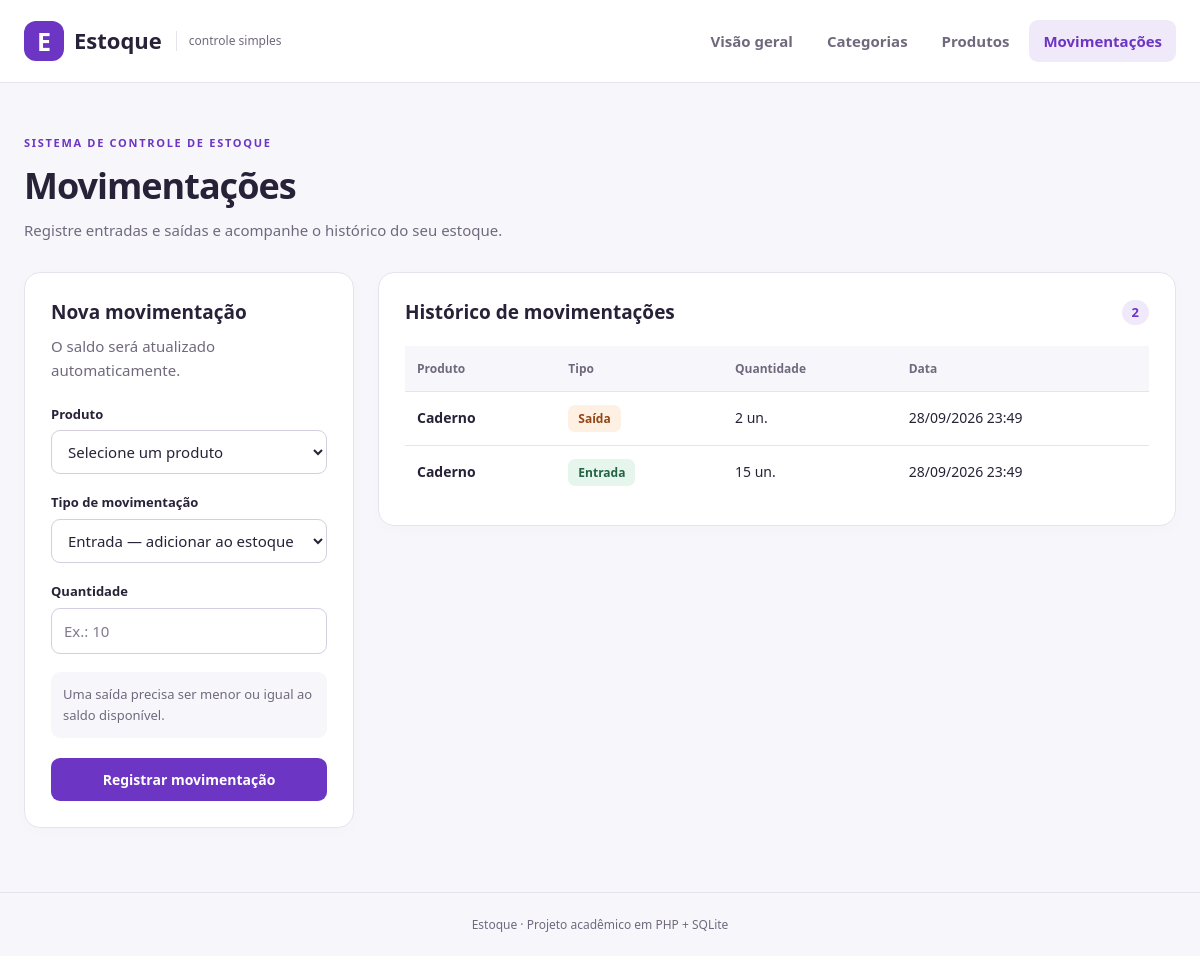
The page /movimentacoes.php on the database its author committed.
### tables this page shows
CREATE TABLE movimentacoes (
    id INTEGER PRIMARY KEY AUTOINCREMENT,
    produto_id INTEGER NOT NULL,
    tipo TEXT NOT NULL CHECK (tipo IN ('entrada', 'saida')),
    quantidade INTEGER NOT NULL
        CHECK (typeof(quantidade) = 'integer' AND quantidade > 0),
    data TEXT NOT NULL DEFAULT (datetime('now')),
    FOREIGN KEY (produto_id) REFERENCES produtos(id) ON DELETE RESTRICT
);

CREATE TABLE produtos (
    id INTEGER PRIMARY KEY AUTOINCREMENT,
    nome TEXT NOT NULL CHECK (length(trim(nome)) > 0),
    preco REAL NOT NULL CHECK (preco >= 0),
    quantidade INTEGER NOT NULL DEFAULT 0
        CHECK (typeof(quantidade) = 'integer' AND quantidade >= 0),
    categoria_id INTEGER NOT NULL,
    FOREIGN KEY (categoria_id) REFERENCES categorias(id) ON DELETE RESTRICT
);

### movimentacoes.php (the view, shortened to what this page needs)
<?php
require __DIR__ . '/banco.php';
$valores = ['produto_id' => '', 'tipo' => 'entrada', 'quantidade' => ''];
$produtos = $pdo->query('SELECT id, nome, quantidade FROM produtos ORDER BY nome, id')->fetchAll();
$movimentacoes = $pdo->query('SELECT m.*, p.nome AS produto FROM movimentacoes m JOIN produtos p ON p.id = m.produto_id ORDER BY m.data DESC, m.id DESC')->fetchAll();
cabecalho('Movimentações', 'Registre entradas e saídas e acompanhe o histórico do seu estoque.', 'movimentacoes.php');
?>
<div class="grade-conteudo">
    <section class="card">
        <h2>Nova movimentação</h2>
        <p class="texto-apoio">O saldo será atualizado automaticamente.</p>
        <form method="post" action="movimentacoes.php" class="formulario">
            <label for="produto_id">Produto</label>
            <select id="produto_id" name="produto_id" required>
                <option value="">Selecione um produto</option>
            </select>
            <label for="tipo">Tipo de movimentação</label>
            <select id="tipo" name="tipo" required>
                <option value="entrada" <?= $valores['tipo'] === 'entrada' ? 'selected' : '' ?>>Entrada — adicionar ao estoque</option>
            </select>
            <label for="quantidade">Quantidade</label>
            <input id="quantidade" name="quantidade" type="number" min="1" max="2147483647" step="1" value="<?= h($valores['quantidade']) ?>" placeholder="Ex.: 10" required>
            <p class="nota">Uma saída precisa ser menor ou igual ao saldo disponível.</p>
            <button type="submit" <?= !$produtos ? 'disabled' : '' ?>>Registrar movimentação</button>
        </form>
    </section>
    <section class="card">
        <div class="cabecalho-card"><h2>Histórico de movimentações</h2><span class="contador"><?= count($movimentacoes) ?></span></div>
        <?php if (!$movimentacoes): ?>
            <div class="vazio"><h3>Nenhuma movimentação por enquanto</h3><p>As entradas e saídas registradas aparecerão aqui, da mais recente para a mais antiga.</p></div>
        <?php else: ?>
        <div class="tabela-container"><table>
            <thead><tr><th scope="col">Produto</th><th scope="col">Tipo</th><th scope="col">Quantidade</th><th scope="col">Data</th></tr></thead>
            <tbody><?php foreach ($movimentacoes as $movimentacao): ?>
                <tr>
                    <td class="destaque"><?= h($movimentacao['produto']) ?></td>
                    <td><span class="etiqueta <?= $movimentacao['tipo'] === 'entrada' ? 'entrada' : 'saida' ?>"><?= $movimentacao['tipo'] === 'entrada' ? 'Entrada' : 'Saída' ?></span></td>
                    <td><?= h($movimentacao['quantidade']) ?> un.</td>
                    <td class="sem-quebra"><?= h(date('d/m/Y H:i', strtotime($movimentacao['data']))) ?></td>
                </tr>
            <?php endforeach; ?></tbody>
        </table></div>
        <?php endif; ?>
    </section>
</div>
<?php rodape(); ?>

### banco.php (shortened to what this page needs)
<?php
function h($valor): string
{
    return htmlspecialchars((string) $valor, ENT_QUOTES, 'UTF-8');
}
function cabecalho(string $titulo, string $descricao, string $pagina): void
{
    $links = ['index.php' => 'Visão geral', 'categorias.php' => 'Categorias',
        'produtos.php' => 'Produtos', 'movimentacoes.php' => 'Movimentações'];
    ?>
    <!DOCTYPE html>
    <html lang="pt-BR">
    <head>
        <link rel="stylesheet" href="style.css">
    </head>
    <body>
    <header class="topo">
        <a class="marca" href="index.php"><span class="simbolo" aria-hidden="true">E</span> Estoque<span class="marca-detalhe">controle simples</span></a>
        <nav aria-label="Navegação principal">
            <?php foreach ($links as $arquivo => $rotulo): ?>
                <a href="<?= h($arquivo) ?>" <?= $pagina === $arquivo ? 'class="ativo" aria-current="page"' : '' ?>><?= h($rotulo) ?></a>
            <?php endforeach; ?>
        </nav>
    </header>
    <main id="conteudo" class="container">
        <div class="titulo-pagina"><span class="sobretitulo">SISTEMA DE CONTROLE DE ESTOQUE</span>
            <h1><?= h($titulo) ?></h1><p><?= h($descricao) ?></p>
        </div>
    <?php
}
function rodape(): void
{
    echo '</main><footer class="rodape">Estoque · Projeto acadêmico em PHP + SQLite</footer></body></html>';
}

### style.css (style rules this page uses)
:root { --roxo: #6d35c4; --roxo-escuro: #512398; --roxo-claro: #f0e9fa; --fundo: #f7f7fb; --texto: #282238; --suave: #70697e; --borda: #e7e3ed; }
* { box-sizing: border-box; }
body { margin: 0; background: var(--fundo); color: var(--texto); font-family: "Segoe UI", Arial, sans-serif; font-size: 15px; line-height: 1.6; }
a { color: var(--roxo); text-underline-offset: 3px; }
button, input, select { font: inherit; }
.topo { background: #fff; border-bottom: 1px solid var(--borda); padding: 20px max(24px, calc((100% - 1240px) / 2)); display: flex; align-items: center; justify-content: space-between; gap: 24px; }
.marca { display: flex; align-items: center; gap: 10px; text-decoration: none; color: var(--texto); font-size: 22px; font-weight: 750; }
.simbolo { display: grid; place-items: center; width: 40px; height: 40px; background: var(--roxo); border-radius: 12px; color: #fff; font-size: 25px; }
.marca-detalhe { color: var(--suave); font-size: 12px; font-weight: 400; border-left: 1px solid var(--borda); padding-left: 12px; margin-left: 4px; }
nav { display: flex; gap: 6px; flex-wrap: wrap; }
nav a { padding: 9px 14px; border-radius: 9px; color: var(--suave); font-weight: 600; text-decoration: none; }
nav a:hover, nav a.ativo { color: var(--roxo); background: var(--roxo-claro); }
.container { width: min(1240px, calc(100% - 48px)); margin: 46px auto 64px; min-height: 65vh; }
.titulo-pagina { margin-bottom: 30px; }
.sobretitulo { color: var(--roxo); font-size: 11px; font-weight: 750; letter-spacing: 1.7px; }
h1 { font-size: clamp(27px, 3vw, 36px); line-height: 1.25; margin: 10px 0; letter-spacing: -1px; }
h2 { font-size: 19px; line-height: 1.4; margin: 0 0 8px; }
.titulo-pagina p, .texto-apoio, .titulo-secao p { color: var(--suave); margin: 0; }
.card { background: #fff; border: 1px solid var(--borda); border-radius: 16px; padding: 26px; box-shadow: 0 4px 18px #29203804; min-width: 0; }
.grade-conteudo { display: grid; grid-template-columns: 330px minmax(0, 1fr); gap: 24px; align-items: start; }
.formulario { display: flex; flex-direction: column; margin-top: 22px; }
.formulario label { margin-bottom: 6px; font-size: 13px; font-weight: 650; }
input:not([type="hidden"]), select { width: 100%; min-height: 44px; border: 1px solid #d5cede; border-radius: 9px; background: #fff; padding: 10px 12px; color: var(--texto); margin-bottom: 18px; }
input::placeholder { color: #82798e; }
button, .botao { border: 1px solid transparent; border-radius: 9px; padding: 10px 16px; background: var(--roxo); color: #fff; cursor: pointer; font-weight: 600; font-size: 14px; text-decoration: none; display: inline-flex; justify-content: center; align-items: center; line-height: 1.5; }
.nota { color: var(--suave); background: var(--fundo); border-radius: 9px; padding: 12px; font-size: 13px; margin: 0 0 20px; }
.cabecalho-card { display: flex; justify-content: space-between; align-items: center; gap: 14px; margin-bottom: 20px; }
.cabecalho-card h2 { margin: 0; }
.contador { background: var(--roxo-claro); color: var(--roxo); border-radius: 20px; padding: 2px 10px; font-size: 13px; font-weight: 700; }
.tabela-container { overflow-x: auto; }
table { width: 100%; border-collapse: collapse; font-size: 14px; text-align: left; }
th { background: var(--fundo); color: var(--suave); font-size: 12px; font-weight: 650; white-space: nowrap; }
th, td { padding: 13px 12px; border-bottom: 1px solid var(--borda); vertical-align: middle; }
tbody tr:last-child td { border-bottom: none; }
td { overflow-wrap: anywhere; }
.destaque { font-weight: 600; }
.sem-quebra { white-space: nowrap; }
.etiqueta { display: inline-block; white-space: nowrap; background: var(--roxo-claro); color: var(--roxo); padding: 4px 10px; border-radius: 7px; font-size: 12px; font-weight: 600; }
.etiqueta.entrada { background: #e6f6ed; color: #226344; }
.etiqueta.saida { background: #fff0e4; color: #924614; }
.rodape { text-align: center; color: var(--suave); font-size: 12px; border-top: 1px solid var(--borda); padding: 22px; }

### rows shown on the page
movimentacoes: produto.nome "Caderno", tipo "Saída", quantidade "2", data "28/09/2026 23:49"
movimentacoes: produto.nome "Caderno", tipo "Entrada", quantidade "15", data "28/09/2026 23:49"

### other values the page prints
$rotulo "Visão geral"
$rotulo "Categorias"
$rotulo "Produtos"
$rotulo "Movimentações"
$titulo "Movimentações"
$descricao "Registre entradas e saídas e acompanhe o histórico do seu estoque."
count($movimentacoes) "2"
